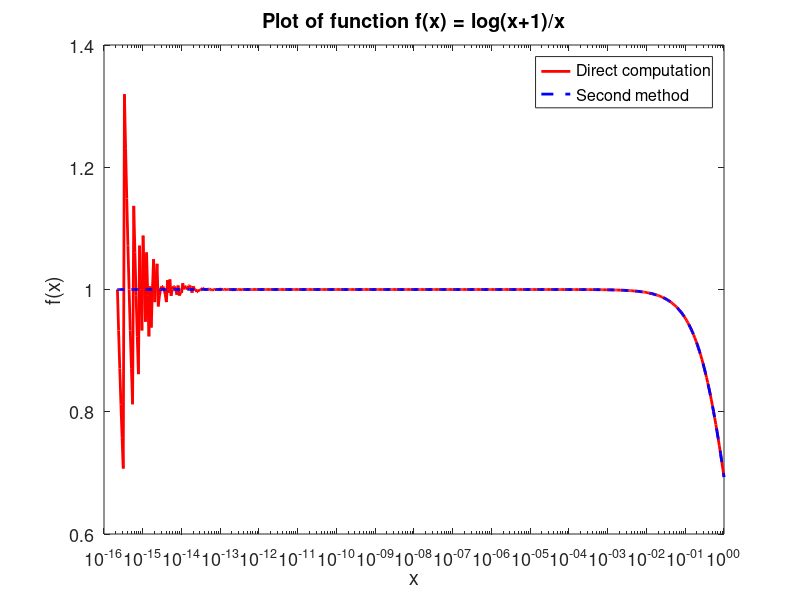

Recreate this plot in MATLAB.
clear all
close all
clc

J = 0:520;

x = 2.^(-52+J./10);

ya = log(x+1)./x;

figure
semilogx(x,ya,'r','linewidth',2)
%set(gca,'FontSize',13)
hold on
z = 1 + x;
y = log(z)./(z-1);

semilogx(x,y,'b--','linewidth',2)
xlabel('x')
ylabel('f(x)')
title('Plot of function f(x) = log(x+1)/x')
legend('Direct computation', 'Second method')
set(gca,'FontSize',13)